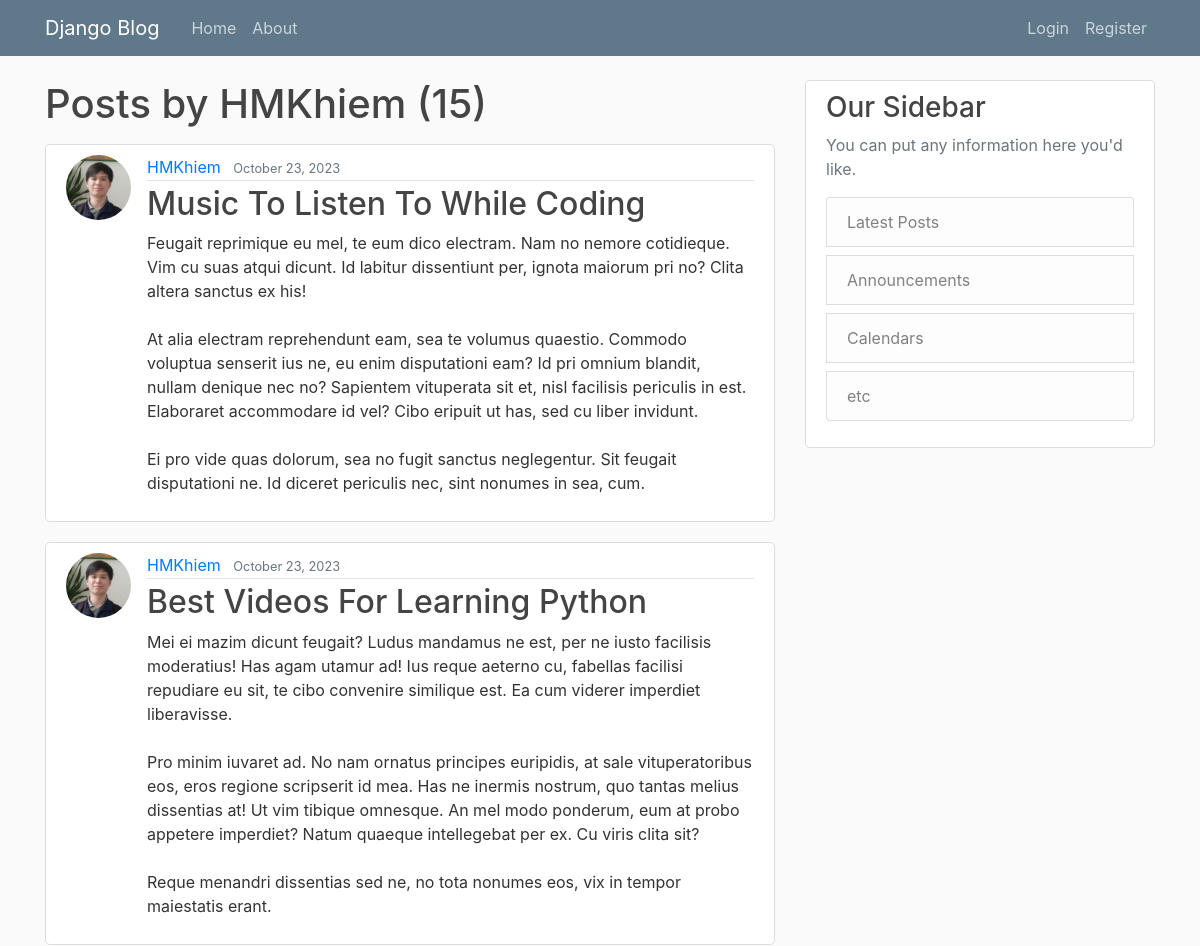
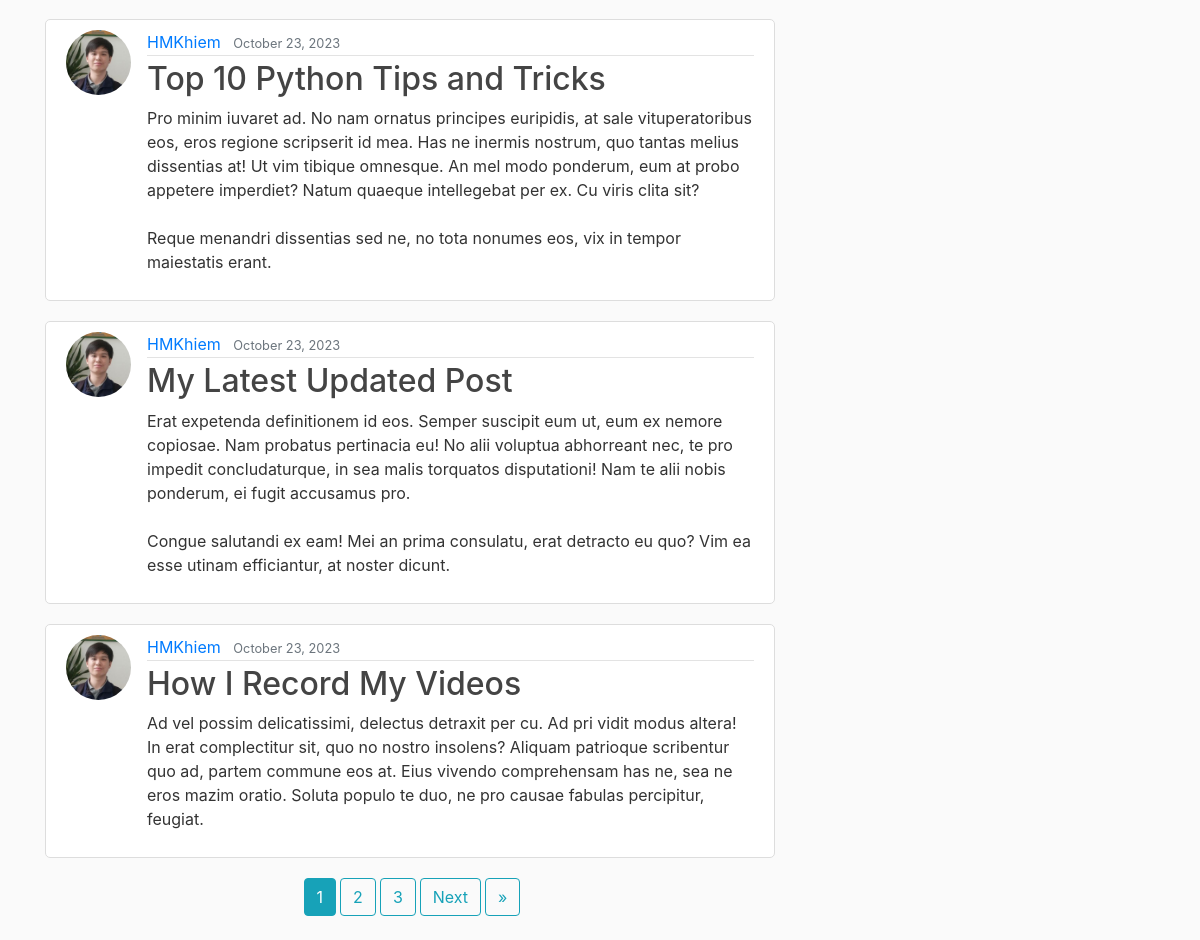
/user/HMKhiem, run on the app's committed database (2 pictures, top to bottom).
### blog/models.py (models this page shows, shortened)
class Post(models.Model):
    title = models.CharField(max_length=100)
    content = models.TextField()
    date_posted = models.DateTimeField(default=timezone.now)
    author = models.ForeignKey(User, on_delete=models.CASCADE)

### users/models.py (models this page shows, shortened)
class Profile(models.Model):
    user = models.OneToOneField(User, on_delete=models.CASCADE)
    image = models.ImageField(default="default.jpg", upload_to='profile_imgs')

### blog/views.py (the view)
# urls.py: path("user/<str:username>", UserPostListView.as_view(), name="user-posts")
class UserPostListView(ListView):
    model = Post
    template_name = "blog/user_posts.html"    # <app>/<model>_<viewtype>.html
    context_object_name = "posts"
    paginate_by = 5
    def get_queryset(self):
        user = get_object_or_404(User, username=self.kwargs.get("username"))
        return Post.objects.filter(author=user).order_by("-date_posted")

### blog/templates/blog/user_posts.html (shortened to what this page needs)
{% extends "blog/base.html" %}
{% block content %}
    <h1 class="mb-3">Posts by {{ view.kwargs.username }} ({{ page_obj.paginator.count }})</h1>
    {% for post in posts %}
        <article class="media content-section">
            <img class="rounded-circle article-img" src="{{ post.author.profile.image.url }}">
            <div class="media-body">
                <div class="article-metadata">
                    <a class="mr-2" href="{% url 'user-posts' post.author.username %}">{{ post.author }}</a>
                    <small class="text-muted">{{ post.date_posted|date:"F d, Y" }}</small>
                </div>
                <h2><a class="article-title" href="{% url 'post-detail' post.id %}">{{ post.title }}</a></h2>
                <p class="article-content">{{ post.content }}</p>
            </div>
        </article>
    {% endfor %}
    <div class="d-flex justify-content-center">
        {% if is_paginated %}
            {% for num in page_obj.paginator.page_range %}
                {% if page_obj.number == num %}
                    <a class="btn btn-info mb-4 ml-1" href="?page={{ num }}">{{ num }}</a>
                {% elif num > page_obj.number|add:"-3" and num < page_obj.number|add:"3" %}
                    <a class="btn btn-outline-info mb-4 ml-1" href="?page={{ num }}">{{ num }}</a>
                {% endif %}
            {% endfor %}
            {% if page_obj.has_next %}
                <a class="btn btn-outline-info mb-4 ml-1" href="?page={{ page_obj.next_page_number }}">Next</a>
                <a class="btn btn-outline-info mb-4 ml-1" href="?page={{ page_obj.paginator.num_pages }}" aria-label="Next">
                    <span aria-hidden="true">&raquo;</span>
                </a>
            {% endif %}
        {% endif %}
    </div>
{% endblock content %}

### blog/static/blog/main.css (style rules this page uses)
body { background: #fafafa; color: #333333; margin-top: 5rem; }
h1, h2, h3, h4, h5, h6 { color: #444444; }
.content-section { background: #ffffff; padding: 10px 20px; border: 1px solid #dddddd; border-radius: 5px; margin-bottom: 20px; }
.article-title { color: #444444; }
.article-content { white-space: pre-line; }
.article-img { height: 65px; width: 65px; margin-right: 16px; }
.article-metadata { padding-bottom: 1px; margin-bottom: 4px; border-bottom: 1px solid #e3e3e3 }

### data on the page
Post: author.profile.image (picture), author "HMKhiem", date_posted "October 23, 2023", title "Music To Listen To While Coding", content "Feugait reprimique eu mel, te eum dico electram. Nam no nemore cotidieque. Vim cu suas atqui dicunt. Id labitur dissentiunt per, ignota maiorum pri no? Clita altera sanctus ex his! At alia electram reprehendunt eam, sea te volumus quaestio. Commodo voluptua senserit ius ne, eu enim disputationi eam? Id pri omnium blandit, nullam denique nec no? Sapientem vituperata sit et, nisl facilisis periculis in est. Elaboraret accommodare id vel? Cibo eripuit ut has, sed cu liber invidunt. Ei pro vide quas dolorum, sea no fugit sanctus neglegentur. Sit feugait disputationi ne. Id diceret periculis nec, sint nonumes in sea, cum."
Post: author.profile.image (picture), author "HMKhiem", date_posted "October 23, 2023", title "Best Videos For Learning Python", content "Mei ei mazim dicunt feugait? Ludus mandamus ne est, per ne iusto facilisis moderatius! Has agam utamur ad! Ius reque aeterno cu, fabellas facilisi repudiare eu sit, te cibo convenire similique est. Ea cum viderer imperdiet liberavisse. Pro minim iuvaret ad. No nam ornatus principes euripidis, at sale vituperatoribus eos, eros regione scripserit id mea. Has ne inermis nostrum, quo tantas melius dissentias at! Ut vim tibique omnesque. An mel modo ponderum, eum at probo appetere imperdiet? Natum quaeque intellegebat per ex. Cu viris clita sit? Reque menandri dissentias sed ne, no tota nonumes eos, vix in tempor maiestatis erant."
Post: author.profile.image (picture), author "HMKhiem", date_posted "October 23, 2023", title "Top 10 Python Tips and Tricks", content "Pro minim iuvaret ad. No nam ornatus principes euripidis, at sale vituperatoribus eos, eros regione scripserit id mea. Has ne inermis nostrum, quo tantas melius dissentias at! Ut vim tibique omnesque. An mel modo ponderum, eum at probo appetere imperdiet? Natum quaeque intellegebat per ex. Cu viris clita sit? Reque menandri dissentias sed ne, no tota nonumes eos, vix in tempor maiestatis erant."
Post: author.profile.image (picture), author "HMKhiem", date_posted "October 23, 2023", title "My Latest Updated Post", content "Erat expetenda definitionem id eos. Semper suscipit eum ut, eum ex nemore copiosae. Nam probatus pertinacia eu! No alii voluptua abhorreant nec, te pro impedit concludaturque, in sea malis torquatos disputationi! Nam te alii nobis ponderum, ei fugit accusamus pro. Congue salutandi ex eam! Mei an prima consulatu, erat detracto eu quo? Vim ea esse utinam efficiantur, at noster dicunt."
Post: author.profile.image (picture), author "HMKhiem", date_posted "October 23, 2023", title "How I Record My Videos", content "Ad vel possim delicatissimi, delectus detraxit per cu. Ad pri vidit modus altera! In erat complectitur sit, quo no nostro insolens? Aliquam patrioque scribentur quo ad, partem commune eos at. Eius vivendo comprehensam has ne, sea ne eros mazim oratio. Soluta populo te duo, ne pro causae fabulas percipitur, feugiat."

### other printed values
{{ view.kwargs.username }} "HMKhiem"
{{ page_obj.paginator.count }} "15"
{{ num }} "1"
{{ num }} "2" "3"
